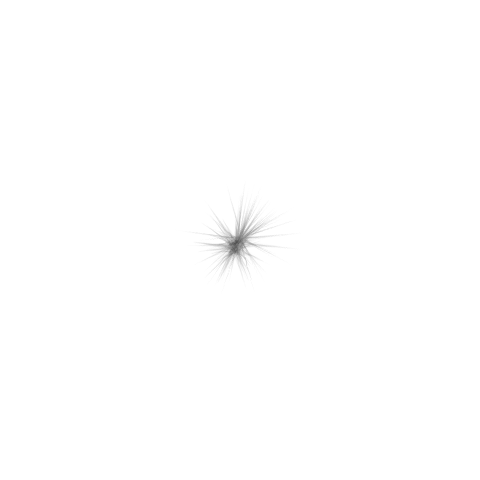
Frame 1 (no input)
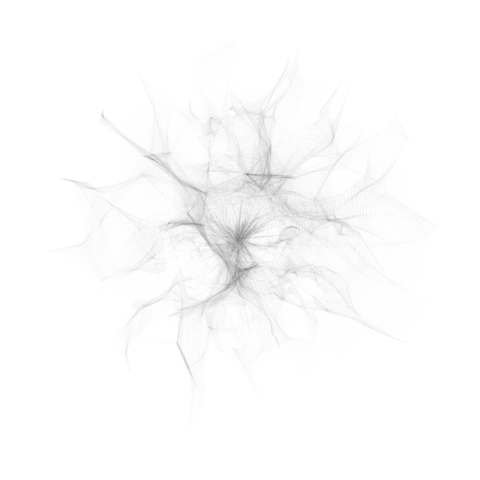
Frame 60 (no input)
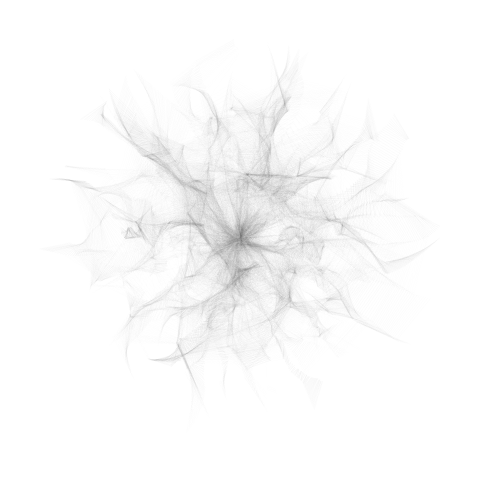
Frame 120 (the mouse pressed at the canvas centre since frame 60)

The p5.js sketch that drew these frames (run headless with seeded random() and noise() and a simulated clock; from frame 60 on, the mouse is pressed at the canvas centre):

// p5.js sketch
// ── sketch.js
// Process 10:

// Position a circle at the center of a rectangular surface.

// Set the center of the circle as the origin for a large group of Element 1.

// When an Element moves beyond the edge of its circle, return to the origin.

// Draw a line from the centers of Elements that are touching.

// Set the value of the shortest possible line to k and the longest to white, with varying grays representing values in between. 

// E1: F1 + B1 + B2 + B3 + B4


// setting variables
var elements = [];
var numElements = 114;
var size = 40;
var boundaryX, boundaryY;
var boundary_radius = 200;

// setting up canvas and generating elements
function setup() {
  createCanvas(480, 480);
  circle(width/2, height/2, boundary_radius*2);
  background(255);
  angleMode(DEGREES);
  
  // generating elements
  for (let i = 0; i < numElements; i++) {
    
    let rX = width/2;
    let rY = height/2;
    
    let radius = random(size);
    
    let e = new E1(rX, rY, radius);
    
    elements.push(e);
  }
}


// checking elements and draw lines
function draw() {

  for (let i = 0; i < elements.length; i++) {
    
    let they = elements[i];
    they.B1();
    they.B2();
    
    for (let j = i + 1; j < elements.length; j++) {
      let them = elements[j];
      
      if (they.is_overlapping(them)) {
        
        they.B3();
        them.B3();
        they.B4(them);
        them.B4(they);
        
        let dis = they.distance_to(them);
        let max_dist = they.radius + them.radius;
        
        let stroke_color = map(dis, 0, max_dist, 0, 255);
        
        stroke(stroke_color, 7);
        
        line(they.posX, they.posY, them.posX, them.posY);
      }
    }
  }
  
}

// ── element1.js
// Element 1
// F1: Circle
// B1: Move in a straight line
// B2: Constrain to surface
// B3: Change direction while touching another element
// B4: Move away from an overlapping Element
// E1: F1 + B1 + B2 + B3 + B4

// set element1
class E1 {
  constructor(x, y, r) {
    // position and radius
    this.posX = x;
    this.posY = y;
    this.radius = r;
    
    // boundary parameters
    this.boundary_centerX = width/2;
    this.boundary_centerY = height/2;
    this.boundary_radius = 200;
    
    // how element moves
    this.angle = random(360);
    this.speed = 1;
    this.rotation_speed = 1;
    this.separation_speed = 1;
  }
  
  //set beheavior1-beheavior4
  B1(){
    let dirX = cos(this.angle);
    let dirY = sin(this.angle);
    
    this.posX += dirX * this.speed;
    this.posY += dirY * this.speed;
  }
  

  B2(){
    if (dist(this.posX, this.posY, this.boundary_centerX, this.boundary_centerY) > this.boundary_radius){
    this.posX = this.boundary_centerX;
    this.posY = this.boundary_centerY;
  }
  }
  
  B3()
  {
    this.angle += this.rotation_speed;
  }
  
  B4(e)
  {   
    let d = this.distance_to(e);
     
    let dX = (this.posX - e.posX)/d;
    let dY = (this.posY - e.posY)/d;
    
    this.posX += dX * this.separation_speed;
    this.posY += dY * this.separation_speed;     
  }

  
  // getting distance and detecting overlapping
  distance_to(e){
    return dist(this.posX, this.posY, e.posX, e.posY);
  }
  

  is_overlapping(e){
    let d = this.distance_to(e);

    if (d < this.radius + e.radius) {
      return true;
    } else {
      return false;
    }
  }
}
